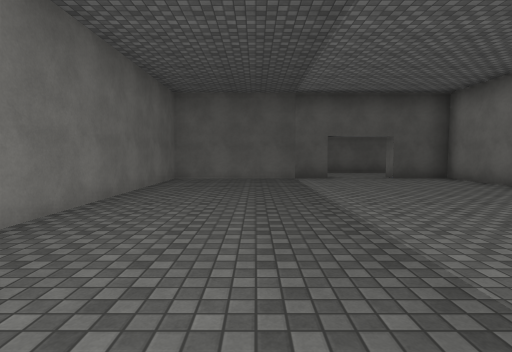
[1] (above)

17 first-person views from a walk through a scene from a Unity 3-D project. The camera is 1.4 m above the floor, tilts 4° down and sees 80° across. The floor is counted in squares, 2 m on a side. Each view is taken from the middle of a square. On the plan, view 1 faces up. The plan holds only what a view shows up to about 10 squares ahead; the rest is blank. The place goes on beyond the plan. The player is left out. Surface patterns are stand-ins for the level's own textures.

[2]
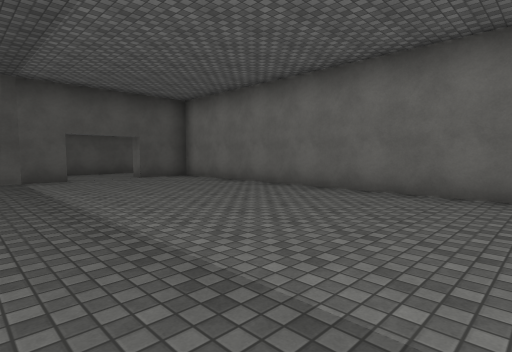

[3]
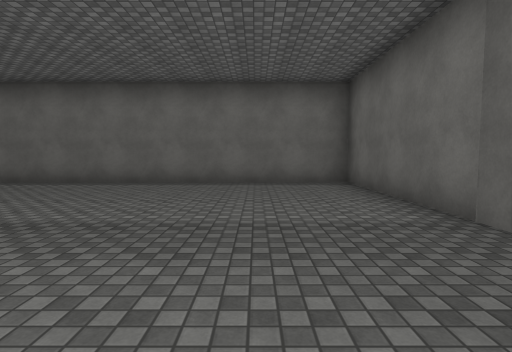

[4]
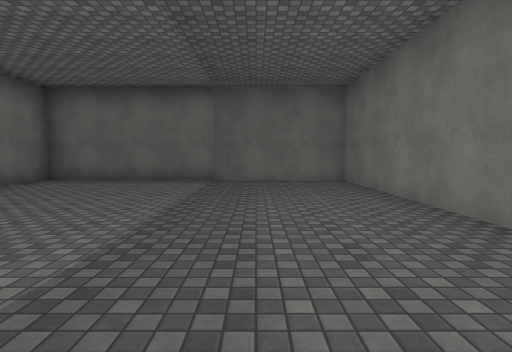

[5]
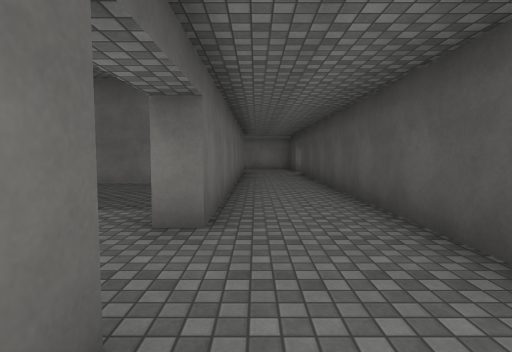

[6]
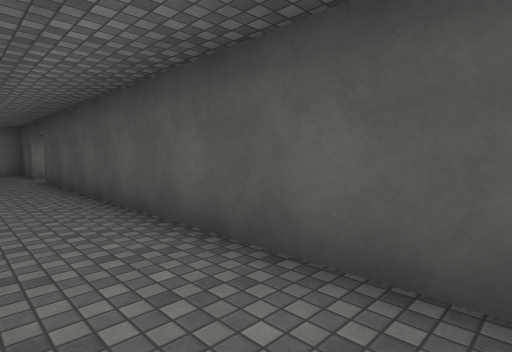

[7]
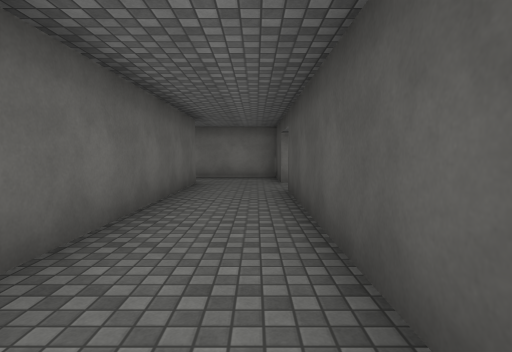

[8]
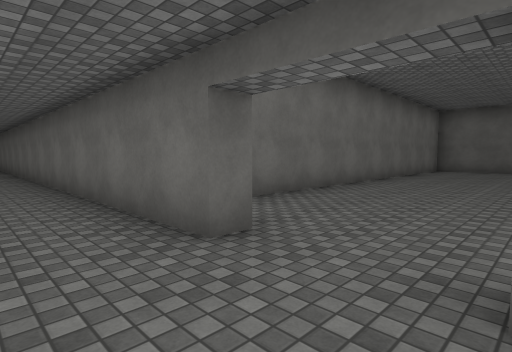

[9]
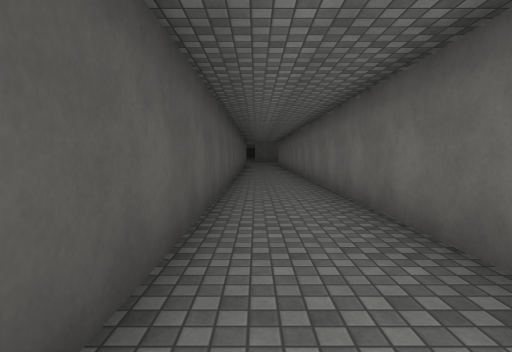

[10]
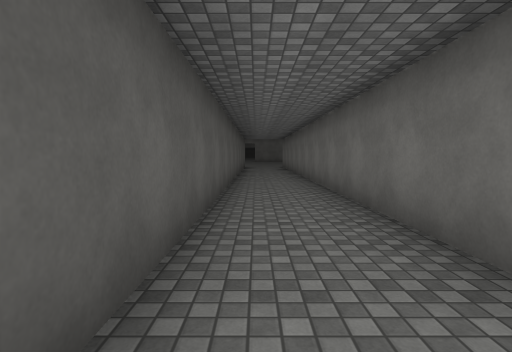

[11]
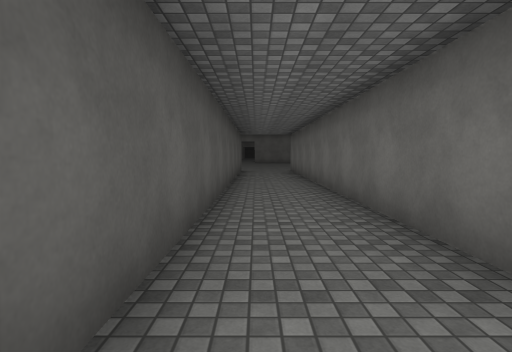

[12]
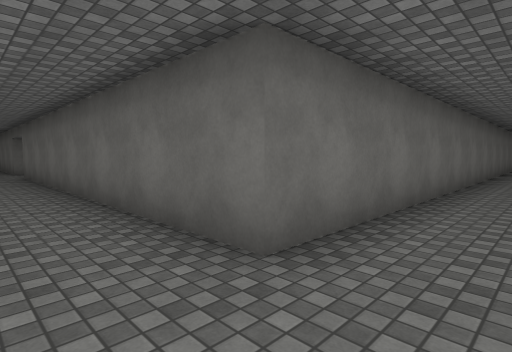

[13]
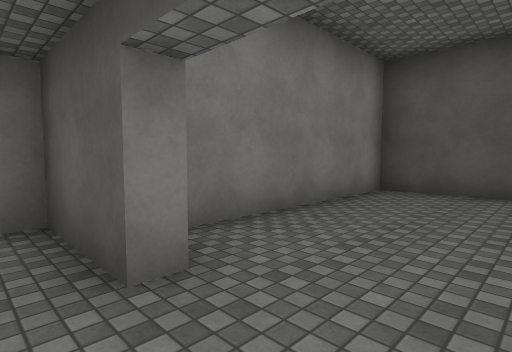

[14]
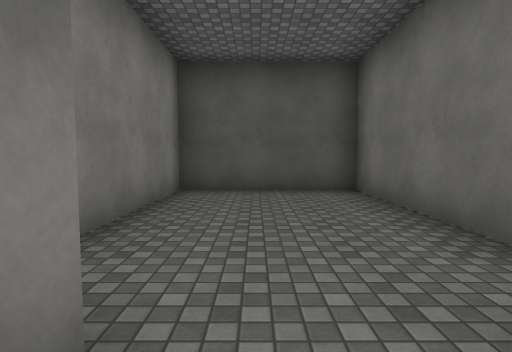

[15]
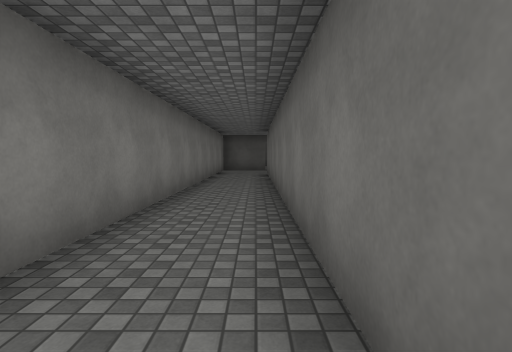

[16]
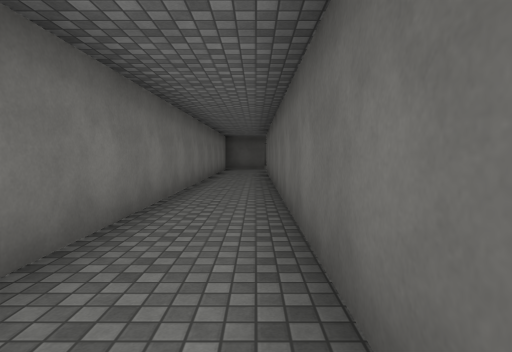

[17]
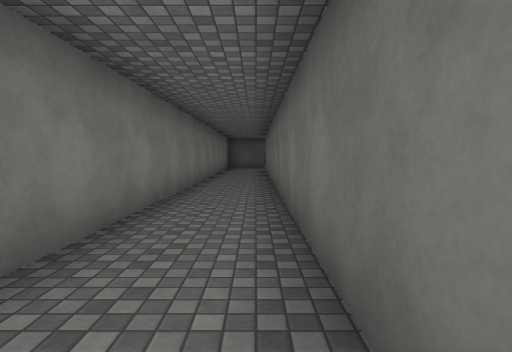

### Floor plan
Points are (right, up) in squares from view 1. A wall is a line through its corners. A room is listed if a view was taken in it or the views show most of it. See-through windows are left out.
Room 1 (views 1, 2, 3, 4)
walls: (2.1, 9) (-2.4, 9) (-2.4, -3.3) (5.7, -3.3) (5.7, 9) (4, 9)
ways out: opening at (3.5, 9) to room 2
Room 2 (views 5, 6, 7, 8, 9, 10, 11, 12, 13, 14, 15, 16, 17)
walls: (-7.6, -3.6) (-7.6, 9.5) (2.1, 9.5) (2.1, 9); (4, 9) (4, 9.5) (20.5, 9.5); (-7.6, 12.1) (-7.6, 11.6) (-9.5, 11.6) (-9.5, -2.4); (3.1, 11.6) (-5.9, 11.6); (-5, 13.3) (-5, 17) (-8.5, 17) (-8.5, 12.5); (20.5, 11.6) (6.6, 11.6)
ways out: opening at (3.5, 9) to room 1

Positions as (right, up) in squares from view 1, and headings:
1: (0, 0), facing up
2: (0, 0), facing up-right
3: (-2, -1), facing right
4: (0, 5), facing down
5: (5, 10), facing left
6: (3, 10), facing up-left
7: (0, 11), facing left
8: (2, 11), facing down-right
9: (6, 11), facing right
10: (9, 11), facing right
11: (13, 11), facing right
12: (-9, 11), facing down-right
13: (-6, 11), facing up-left
14: (-7, 11), facing up
15: (-8, -2), facing up
16: (-8, -3), facing up
17: (-8, -4), facing up
